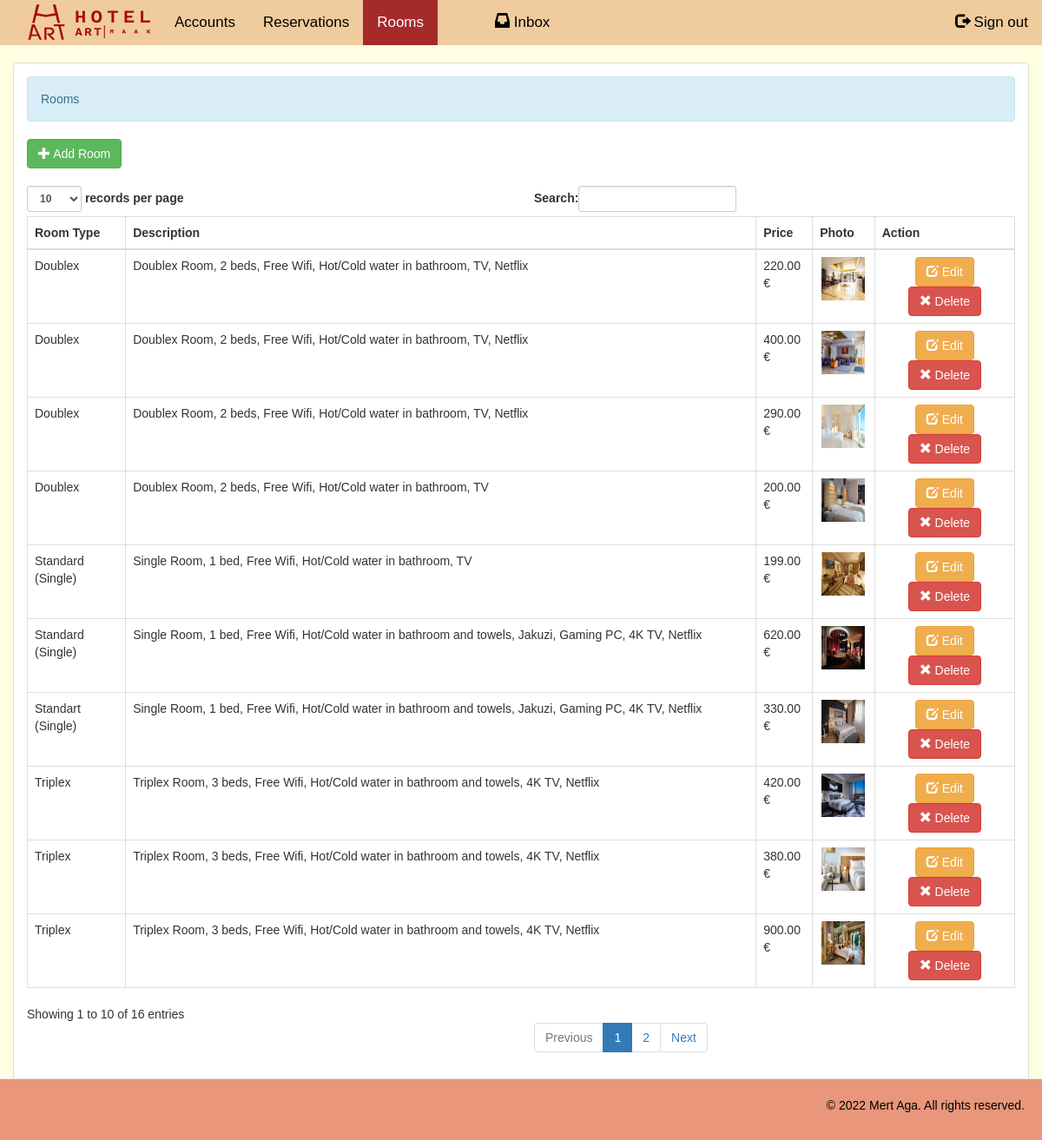
The app's page /admin/room.php (signed in) with its own data.
### tables this page shows
CREATE TABLE `room` (
  `room_id` int(11) NOT NULL,
  `room_type` varchar(50) NOT NULL,
  `price` varchar(11) NOT NULL,
  `photo` varchar(100) NOT NULL,
  `description` varchar(250) NOT NULL
);

### admin/room.php (the view, shortened to what this page needs)
<!DOCTYPE html>
<?php
	require 'name.php';
?>
<html lang = "en">
	<head>
		<link rel = "stylesheet" type = "text/css" href = "../css/bootstrap.css " />
		<link rel = "stylesheet" type = "text/css" href = "../css/style.css" />
	</head>
<body style="background-color:#ffffe1;">
<div class="topnav">
	<img src="../images/LOGO/ma_logo1.png" style="float: left; margin-left: 20px;" >
	<a style="float: left;" href="account.php">Accounts</a>
	<a style="float: left;" href="reserve.php">Reservations</a>
	<a style="float: left;" class="active" href="room.php">Rooms</a>
	<a style="float: left; margin-left: 50px;" href="email.php"><i class = "glyphicon glyphicon-inbox"></i> Inbox</a>
	<a style="float: right;" href="logout.php"><i class = "glyphicon glyphicon-log-out"></i> Sign out</a>
</div>
	<br />
	<div class = "container-fluid">
		<div class = "panel panel-default">
			<div class = "panel-body">
				<div class = "alert alert-info">Rooms</div>
				<a class = "btn btn-success" href = "add_room.php"><i class = "glyphicon glyphicon-plus"></i> Add Room</a>
				<br />
				<br />
				<table id = "table" class = "table table-bordered">
					<thead>
						<tr>
							<th>Room Type</th>
							<th>Description</th>
							<th>Price</th>
							<th>Photo</th>
							<th>Action</th>
						</tr>
					</thead>
					<tbody>
					<?php
						$query = $conn->query("SELECT * FROM `room`") or die(mysqli_error());
						while($fetch = $query->fetch_array()){
					?>
						<tr>
							<td><?php echo $fetch['room_type']?></td>
							<td><?php echo $fetch['description']?></td>
							<td><?php echo $fetch['price']?>.00 €</td>
							<td><center><img src = "../images/rooms/<?php echo $fetch['photo']?>" height = "50" width = "50"/></center></td>
							<td><center><a class = "btn btn-warning" href = "edit_room.php?room_id=<?php echo $fetch['room_id']?>"><i class = "glyphicon glyphicon-edit"></i> Edit</a> <a class = "btn btn-danger" onclick = "confirmationDelete(this); return false;" href = "delete_room.php?room_id=<?php echo $fetch['room_id']?>"><i class = "glyphicon glyphicon-remove"></i> Delete</a></center></td>
						</tr>
					<?php
						}
					?>
					</tbody>
				</table>
			</div>
		</div>
	</div>
	<br />
	<br />
	<div class = "navbar navbar-default navbar-fixed-bottom">
		<footer>
  			<p>© 2022 Mert Aga. All rights reserved.</p>
		</footer>
	</div>
</body>
</html>

### admin/room.php (style rules this page uses)
body { margin: 0; font-family: Arial, Helvetica, sans-serif; }
.topnav { overflow: hidden; background-color: #F0CB9E; }
.topnav a { float: left; color: black; text-align: center; padding: 14px 16px; text-decoration: none; font-size: 17px; }
.topnav a.active { background-color: #a52a2a; color: white; }
footer { text-align: right; padding: 20px; background-color: DarkSalmon; color: black; }

### records on screen
room: room_type "Standard (Single)", description "Single Room, 1 bed, Free Wifi, Hot/Cold water in bathroom, TV", price "199", photo (picture)
room: room_type "Triplex", description "Triplex Room, 3 beds, Free Wifi, Hot/Cold water in bathroom and towels, 4K TV, Netflix", price "420", photo (picture)
room: room_type "Doublex", description "Doublex Room, 2 beds, Free Wifi, Hot/Cold water in bathroom, TV, Netflix", price "220", photo (picture)
room: room_type "Doublex", description "Doublex Room, 2 beds, Free Wifi, Hot/Cold water in bathroom, TV, Netflix", price "400", photo (picture)
room: room_type "Triplex", description "Triplex Room, 3 beds, Free Wifi, Hot/Cold water in bathroom and towels, 4K TV, Netflix", price "380", photo (picture)
room: room_type "Standard (Single)", description "Single Room, 1 bed, Free Wifi, Hot/Cold water in bathroom and towels, Jakuzi, Gaming PC, 4K TV, Netflix", price "620", photo (picture)
room: room_type "Doublex", description "Doublex Room, 2 beds, Free Wifi, Hot/Cold water in bathroom, TV, Netflix", price "290", photo (picture)
room: room_type "Triplex", description "Triplex Room, 3 beds, Free Wifi, Hot/Cold water in bathroom and towels, 4K TV, Netflix", price "900", photo (picture)
room: room_type "Doublex", description "Doublex Room, 2 beds, Free Wifi, Hot/Cold water in bathroom, TV", price "200", photo (picture)
room: room_type "Standart (Single)", description "Single Room, 1 bed, Free Wifi, Hot/Cold water in bathroom and towels, Jakuzi, Gaming PC, 4K TV, Netflix", price "330", photo (picture)
